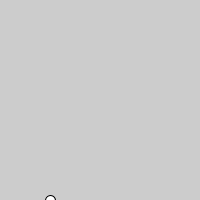
Frame 1 (no input)
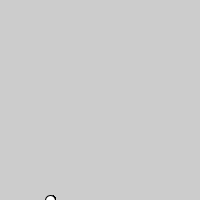
Frame 60 (the mouse pressed at the canvas centre just before this capture)
Frame 120 (the mouse held since frame 60 and released just before this capture): identical to frame 60, image omitted

The Processing sketch that drew these frames (run headless with seeded random() and noise(); from frame 60 on, the mouse is pressed at the canvas centre):

// Processing sketch: map1
// ── map1.pde
void setup(){
  size(200, 200);
}
void draw(){
float value = 25;
float m = map(value, 0, 100, 0, width);
ellipse(m, 200, 10, 10);
}
